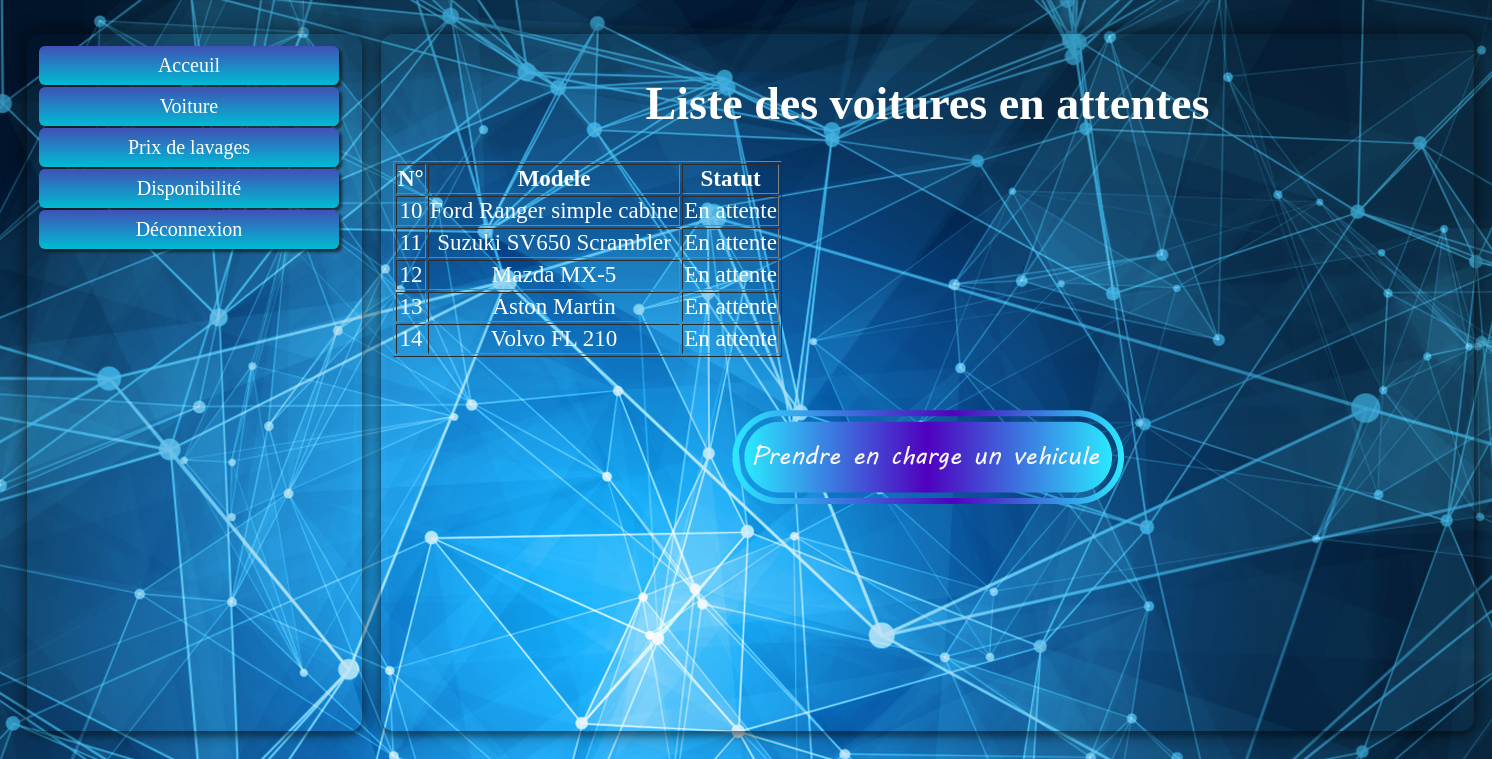
/liste_attente.php, run on the app's committed database.
### tables this page shows
CREATE TABLE `prise_en_charge` (
  `id_pec` int(11) NOT NULL,
  `id_vehicule` int(11) NOT NULL,
  `titre` varchar(20) NOT NULL,
  `user` varchar(100) NOT NULL
);

CREATE TABLE `vehicule` (
  `id_vehicule` int(11) NOT NULL,
  `name` char(100) NOT NULL,
  `prenoms` char(100) NOT NULL,
  `model` varchar(120) NOT NULL,
  `id_prix` int(2) NOT NULL,
  `id_date` int(11) NOT NULL
);

### liste_attente.php (the view, shortened to what this page needs)
<?php require'header.php'?>
<div class="container" style="width: 1069px;">
<h1>Liste des voitures en attentes</h1>
    <table border="1">
        <tr>
        <th>N°</th>
        <th>Modele</th>
        <th>Statut</th>
        </tr>
    <?php
    $base=new PDO('mysql:HOST=localhost;dbname=lavage','root','root');
    $reponse= $base->query('SELECT * FROM vehicule as v
    JOIN prise_en_charge as pec ON v.id_vehicule = pec.id_vehicule
    WHERE pec.titre="En attente"
    ');
    while ($donnees = $reponse->fetch())
    {
        $chose=$donnees['titre'];
        $statut=$donnees['id_pec'];
        $model=$donnees['model'];
    ?>
        <tr>
        <td><?php echo $statut; ?></td>
        <td><?php echo $model; ?></td>
        <td><?php echo $chose; ?></td>
        </tr>
        <?php }?>
    </table> <br><br>
    <form action="" method="GET">
         <button type="submit" name="pec" style="background: none;border: none;"><img src="bouton3.png">
        </button>
        </form>
</div>
</body>
</html>

### header.php (shortened to what this page needs)
<!DOCTYPE html>
<html lang="en">
<head>
    <link rel="stylesheet" href="trois.css">
</head>
<body>
<div class="container">
<ul id="menu">
   <li><a href="acceuil.php">Acceuil</a></li>
   <li><a href="#">Voiture</a>
   </li>
    <li><a href="#">Prix de lavages</a>
   </li>
   <li><a href="dispo.php">Disponibilité</a>
    <li><a href="logout.php">Déconnexion</a></li>
</ul>
</div>

### trois.css (style rules this page uses)
body { background-image: url(img4.jpg); font-size:23px; display:inline-flex; background-attachment: fixed; color:white; text-align: center; }
#menu { padding:0; margin:0; list-style:none; text-align: center; width: 300px; }
#menu li { background-image: linear-gradient(to bottom, #3F51B5 0%, #00BCD4 100%); border-radius: 6px; margin-bottom:2px; box-shadow: 3px 3px 3px #151515ba; }
#menu a { display:block; text-decoration: none; padding: 8px 0; color: #fff; font-size: 20px; }
div.container { background-color: #673ab7; padding: 12px; width: 311px; margin-left: 19px; margin-top: 26px; height: 673px; box-shadow: 0 0 20px 0 rgb(4 4 4 / 69%), 0 5px 5px 0 rgb(0 0 0 / 24%); border-radius: 13px; background: inherit; overflow: hidden; }
div:before { width: 311px; height: 650px; background: inherit; box-shadow: inset 0 0 0 200px rgba(255,255,255,0.3); filter: blur(10px); }

### data on the page
prise_en_charge: id_pec "10", id_vehicule.model "Ford Ranger simple cabine", titre "En attente"
prise_en_charge: id_pec "11", id_vehicule.model "Suzuki SV650 Scrambler", titre "En attente"
prise_en_charge: id_pec "12", id_vehicule.model "Mazda MX-5", titre "En attente"
prise_en_charge: id_pec "13", id_vehicule.model "Aston Martin", titre "En attente"
prise_en_charge: id_pec "14", id_vehicule.model "Volvo FL 210", titre "En attente"
